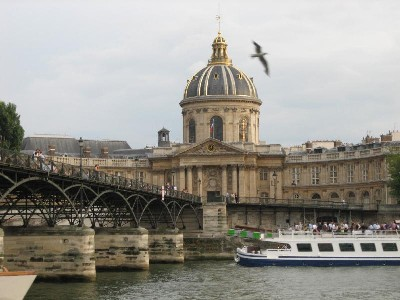
%> input picture trunk/Game/Cartoon(Bilateral Filtering)/academy.jpg, 400 x 300 px
$ octave runDemo.m   (GNU Octave 9; MATLAB toolbox functions it lacks are replaced by stand-ins)
%> lines starting %> are read from the running program, lines starting %| are printed output that depends on the picture; in (x1, y1, x2, y2) boxes, pixels count from 0 and x2, y2 are one past the last pixel; in counts of white or black regions, pixels touching at a corner belong together; the program's own positions count from 1
### trunk/Game/Cartoon(Bilateral Filtering)/bfilter2.m

% BFILTER2 Two dimensional bilateral filtering.
%    This function implements 2-D bilateral filtering using
%    the method outlined in:
%
%       C. Tomasi and R. Manduchi. Bilateral Filtering for
%       Gray and Color Images. In Proceedings of the IEEE
%       International Conference on Computer Vision, 1998.
%
%    B = bfilter2(A,W,SIGMA) performs 2-D bilateral filtering
%    for the grayscale or color image A. A should be a double
%    precision matrix of size NxMx1 or NxMx3 (i.e., grayscale
%    or color images, respectively) with normalized values in
%    the closed interval [0,1]. The half-size of the Gaussian
%    bilateral filter window is defined by W. The standard
%    deviations of the bilateral filter are given by SIGMA,
%    where the spatial-domain standard deviation is given by
%    SIGMA(1) and the intensity-domain standard deviation is
%    given by SIGMA(2).
%
% Douglas R. Lanman, Brown University, September 2006.
% dlanman@brown.edu, http://mesh.brown.edu/dlanman


%%%%%%%%%%%%%%%%%%%%%%%%%%%%%%%%%%%%%%%%%%%%%%%%%%%%%%%%%%%%%
% Pre-process input and select appropriate filter.
function B = bfilter2(A,w,sigma)

% Verify that the input image exists and is valid.
if ~exist('A','var') | isempty(A)
   error('Input image A is undefined or invalid.');
end


% Verify bilateral filter window size.
if ~exist('w','var') | isempty(w) | ...
      numel(w) ~= 1 | w < 1
   w = 5;
end
w = ceil(w);

% Verify bilateral filter standard deviations.
if ~exist('sigma','var') | isempty(sigma) | ...
      numel(sigma) ~= 2 | sigma(1) <= 0 | sigma(2) <= 0
   sigma = [3 0.1];
end

% Apply either grayscale or color bilateral filtering.
if size(A,3) == 1
   B = bfltGray(A,w,sigma(1),sigma(2));
else
   B = bfltColor(A,w,sigma(1),sigma(2));
end


%%%%%%%%%%%%%%%%%%%%%%%%%%%%%%%%%%%%%%%%%%%%%%%%%%%%%%%%%%%%%
% Implements bilateral filtering for grayscale images.
% [36 lines left out: function bfltGray, not called in this run]


%%%%%%%%%%%%%%%%%%%%%%%%%%%%%%%%%%%%%%%%%%%%%%%%%%%%%%%%%%%%%
% Implements bilateral filter for color images.
function B = bfltColor(A,w,sigma_d,sigma_r)

% Convert input sRGB image to CIELab color space.
if exist('applycform','file')
   A = applycform(A,makecform('srgb2lab'));
else
   A = colorspace('Lab<-RGB',A);
end

% Pre-compute Gaussian domain weights.
[X,Y] = meshgrid(-w:w,-w:w);
G = exp(-(X.^2+Y.^2)/(2*sigma_d^2));

% Rescale range variance (using maximum luminance).
sigma_r = 100*sigma_r;

% Create waitbar.
h = waitbar(0,'Applying bilateral filter...');
set(h,'Name','Bilateral Filter Progress');

% Apply bilateral filter.
dim = size(A);
B = zeros(dim);
for i = 1:dim(1)
   for j = 1:dim(2)

         % Extract local region.
         iMin = max(i-w,1);
         iMax = min(i+w,dim(1));
         jMin = max(j-w,1);
         jMax = min(j+w,dim(2));
         I = A(iMin:iMax,jMin:jMax,:);

         % Compute Gaussian range weights.
         dL = I(:,:,1)-A(i,j,1);
         da = I(:,:,2)-A(i,j,2);
         db = I(:,:,3)-A(i,j,3);
         H = exp(-(dL.^2+da.^2+db.^2)/(2*sigma_r^2));

         % Calculate bilateral filter response.
         F = H.*G((iMin:iMax)-i+w+1,(jMin:jMax)-j+w+1);
         norm_F = sum(F(:));
         B(i,j,1) = sum(sum(F.*I(:,:,1)))/norm_F;
         B(i,j,2) = sum(sum(F.*I(:,:,2)))/norm_F;
         B(i,j,3) = sum(sum(F.*I(:,:,3)))/norm_F;

   end
   waitbar(i/dim(1));
end

% Convert filtered image back to sRGB color space.
if exist('applycform','file')
   B = applycform(B,makecform('lab2srgb'));
else
   B = colorspace('RGB<-Lab',B);
end

% Close waitbar.
close(h);

### trunk/Game/Cartoon(Bilateral Filtering)/cartoon.m
function C = cartoon(A)

% CARTOON Image abstraction using bilateral filtering.
%    This function uses the bilateral filter to abstract
%    an image following the method outlined in:
%
%       Holger Winnemoller, Sven C. Olsen, and Bruce Gooch.
%       Real-Time Video Abstraction. In Proceedings of ACM
%       SIGGRAPH, 2006.
%
%    C = cartoon(A) modifies the color image A to have a
%    cartoon-like appearance. A must be a double precision
%    matrix of size NxMx3 with normalized values in the
%    closed interval [0,1]. Default filtering parameters
%    are defined in CARTOON.M.
%
% Douglas R. Lanman, Brown University, September 2006.
% dlanman@brown.edu, http://mesh.brown.edu/dlanman


%%%%%%%%%%%%%%%%%%%%%%%%%%%%%%%%%%%%%%%%%%%%%%%%%%%%%%%%%
% Set the image abstraction parameters.

% Set bilateral filter parameters.
w     = 5;         % bilateral filter half-width
sigma = [3 0.1];   % bilateral filter standard deviations

% Set image abstraction paramters.
max_gradient      = 0.2;    % maximum gradient (for edges)
sharpness_levels  = [3 14]; % soft quantization sharpness
quant_levels      = 8;      % number of quantization levels
min_edge_strength = 0.3;    % minimum gradient (for edges)

%%%%%%%%%%%%%%%%%%%%%%%%%%%%%%%%%%%%%%%%%%%%%%%%%%%%%%%%%


% Verify that the input image exists and is valid.
if ~exist('A','var') | isempty(A)
   error('Input image A is undefined or invalid.');
end
% if ~isfloat(A) | size(A,3) ~= 3 | ...
%       min(A(:)) < 0 | max(A(:)) > 1
%    error(['Input image A must be a double precision ',...
%           'matrix of size NxMx3 on the closed ',...
%           'interval [0,1].']);
end

% Apply bilateral filter to input image.
B = bfilter2(A,w,sigma);

% Convert sRGB image to CIELab color space.
if exist('applycform','file')
   B = applycform(B,makecform('srgb2lab'));
else
   B = colorspace('Lab<-RGB',B);
end

% Determine gradient magnitude of luminance.
[GX,GY] = gradient(B(:,:,1)/100);
G = sqrt(GX.^2+GY.^2);
G(G>max_gradient) = max_gradient;
G = G/max_gradient;

% Create a simple edge map using the gradient magnitudes.
E = G; E(E<min_edge_strength) = 0;

% Determine per-pixel "sharpening" parameter.
S = diff(sharpness_levels)*G+sharpness_levels(1);

% Apply soft luminance quantization.
qB = B; dq = 100/(quant_levels-1);
qB(:,:,1) = (1/dq)*qB(:,:,1);
qB(:,:,1) = dq*round(qB(:,:,1));
qB(:,:,1) = qB(:,:,1)+(dq/2)*tanh(S.*(B(:,:,1)-qB(:,:,1)));

% Transform back to sRGB color space.
if exist('applycform','file')
   Q = applycform(qB,makecform('lab2srgb'));
else
   Q = colorspace('RGB<-Lab',qB);
end

% Add gradient edges to quantized bilaterally-filtered image.
C = repmat(1-E,[1 1 3]).*Q;
imwrite(C,'C:\b.jpg','jpg');

### trunk/Game/Cartoon(Bilateral Filtering)/runDemo.m

% RUNDEMO Illustrates the use of BFILTER2 and CARTOON.
%    This demo shows typical usage for the bilateral
%    filter implemented by BFILTER2. The application
%    of bilateral filtering to image abstraction is
%    demonstrated by the CARTOON function.
%
% Douglas R. Lanman, Brown University, September 2006.
% dlanman@brown.edu, http://mesh.brown.edu/dlanman


% Load test images.
% Note: Must be double precision in the interval [0,1].
img1 = double(imread('academy.jpg'))/255;
img2 = double(imread('mandrill.jpg'))/255;
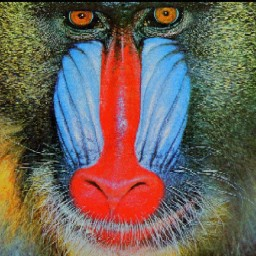
%> input picture trunk/Game/Cartoon(Bilateral Filtering)/mandrill.jpg, 256 x 256 px
img3 = double(imread('mandrill.jpg'))/255;

% Introduce AWGN into test images.
% Note: This will show the benefit of bilateral filtering.
img1 = img1+0.05*randn(size(img1));
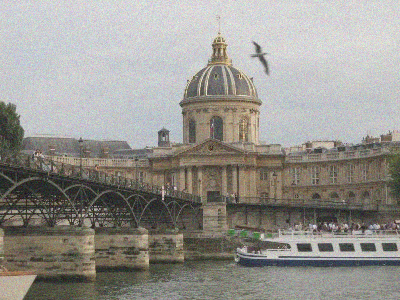
%> img1: size 300x400x3 double; mean R, G, B 0.593, 0.582, 0.555; mean of the top-left, top-right, bottom-left and bottom-right quarters 0.802, 0.788, 0.305, 0.411; drawn with min black and max white
img2 = img2+0.05*randn(size(img2));
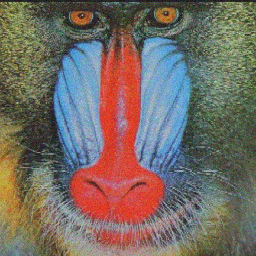
%> img2: size 256x256x3 double; mean R, G, B 0.433, 0.383, 0.345; drawn with min black and max white
img1(img1<0) = 0; img1(img1>1) = 1;
%> after `img1(img1<0) = 0`: img1: size 300x400x3 double; 1.07% of pixels changed, all inside (x1, y1, x2, y2) = (0, 76, 400, 297)
%> after `img1(img1>1) = 1`: img1: size 300x400x3 double; mean R, G, B 0.593, 0.582, 0.555; mean of the top-left, top-right, bottom-left and bottom-right quarters 0.802, 0.788, 0.306, 0.411
img2(img2<0) = 0; img2(img2>1) = 1;
%> after `img2(img2<0) = 0`: img2: size 256x256x3 double; 3.25% of pixels changed, all inside (x1, y1, x2, y2) = (0, 0, 256, 256)
%> after `img2(img2>1) = 1`: img2: size 256x256x3 double; mean R, G, B 0.433, 0.384, 0.345; mean of the top-left, top-right, bottom-left and bottom-right quarters 0.361, 0.402, 0.411, 0.375

% Set bilateral filter parameters.
w     = 5;       % bilateral filter half-width
sigma = [3 0.1]; % bilateral filter standard deviations

% Apply bilateral filter to each image.
bflt_img1 = bfilter2(img1,w,sigma);
%> in bfltColor, `A = applycform(A,makecform('srgb2lab'));`: A: size 300x400x3 double; mean of channels 1, 2, 3 60.5, 0.5, 4.6
%> after the loop in bfltColor, `for i = 1:dim(1)`: B: size 300x400x3 double; mean of channels 1, 2, 3 60.5, 0.5, 4.6
bflt_img2 = bfilter2(img2,w,sigma);
%> call 2 of bfltColor, with w = 5, sigma_d = 3, sigma_r = 0.1
%> in bfltColor (call 2), `A = applycform(A,makecform('srgb2lab'));`: A: size 256x256x3 double; mean of channels 1, 2, 3 44.1, 5.5, 10.2
%> after the loop in bfltColor (call 2), `for i = 1:dim(1)`: B: size 256x256x3 double; mean of channels 1, 2, 3 44.1, 5.4, 10.3
%> in bfltColor (call 2), `B = applycform(B,makecform('lab2srgb'));`:
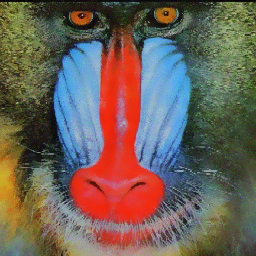
%> B: size 256x256x3 double; mean R, G, B 0.436, 0.384, 0.346

% Display grayscale input image and filtered output.
figure(1); clf;
set(gcf,'Name','Grayscale Bilateral Filtering Results');
subplot(1,2,1); imagesc(img1);
axis image; colormap gray;
title('Input Image');
subplot(1,2,2); imagesc(bflt_img1);
axis image; colormap gray;
title('Result of Bilateral Filtering');

% Display color input image and filtered output.
figure(2); clf;
set(gcf,'Name','Color Bilateral Filtering Results');
subplot(1,2,1); imagesc(img2);
axis image; colormap gray;
title('Input Image');
subplot(1,2,2); imagesc(bflt_img2);
axis image; title('Result of Bilateral Filtering');
drawnow;

% Apply bilateral filter for a "cartoon" effect.
%> (the run ends here)
